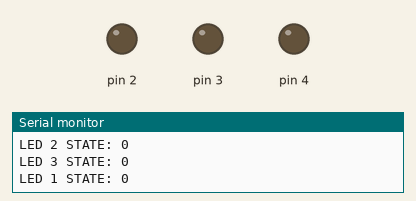
This program was run on a simulated Arduino Uno, built with avr-gcc and run on an emulated ATmega328P. On the bench: output pins drawn as LEDs (lit = HIGH), the last lines printed to the serial monitor.

Above: at 0.11 s.
At 0.57 s:
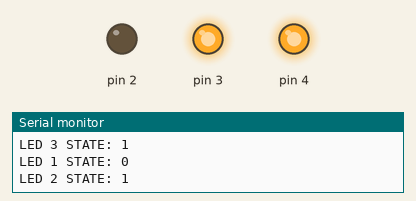
At 0.78 s:
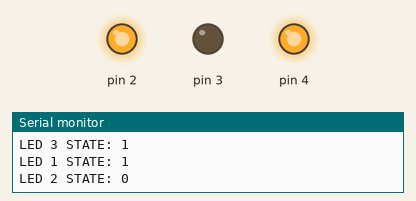
At 1.18 s:
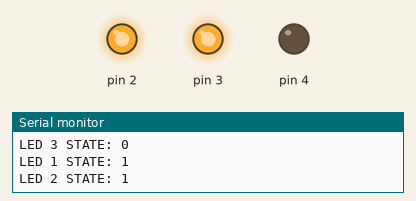
At 1.43 s:
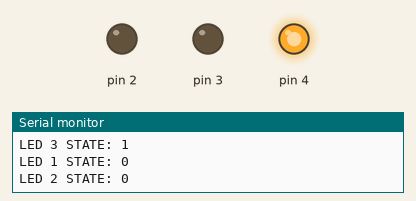
At 2.52 s:
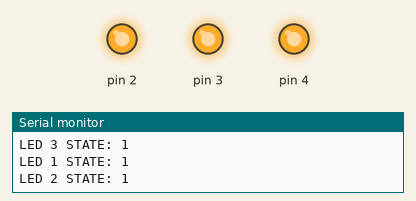
Timing chart, 0 to 3.0 s (numbered marks = the images above):
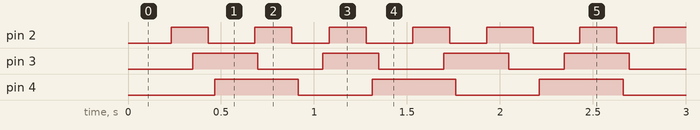

Measured:
- by itself, pin 2: alternates HIGH for 0.20 s and LOW for 0.20 s
- by itself, pin 3: alternates HIGH for 0.35 s and LOW for 0.35 s
- by itself, pin 4: alternates HIGH for 0.45 s and LOW for 0.45 s

The program:

main.cpp
```cpp
#include <Arduino.h>

unsigned long currentTime = 0;

struct Led {

  int led;
  byte mask;
  int ledState;
  unsigned long prevTime = 0;
  unsigned long ledInt = 0;

  Led(int ledNum, int startState, int interval)
    : led(ledNum), ledState(startState), ledInt(interval), mask(1<< ledNum) {};
};

void ledInterval(Led& light) {

  if (currentTime - light.prevTime >= light.ledInt) {
    light.ledState = !light.ledState;
    light.ledState == HIGH ? PORTD |= light.mask: PORTD &= ~light.mask;
    light.prevTime = currentTime;

  }

}

Led led1(2, LOW, 200);
Led led2(3, LOW, 300);
Led led3(4, LOW, 400);


void setup() {
  Serial.begin(9600);
  DDRD |= (1 << 2) | (1 << 3) | (1 << 4);
}

void loop() {

  currentTime = millis();

  ledInterval(led1);
  Serial.print("LED 1 STATE: ");
  Serial.println(led1.ledState);

  ledInterval(led2);
  Serial.print("LED 2 STATE: ");
  Serial.println(led2.ledState);

  ledInterval(led3);
  Serial.print("LED 3 STATE: ");
  Serial.println(led3.ledState);

}
```
